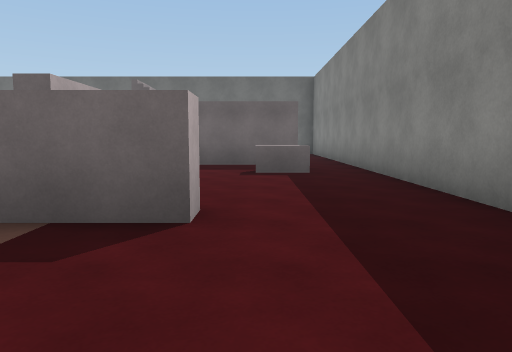
view 1 (above)

19 first-person views from a walk through a Unity game level. The camera is 1.3 m above the floor, tilts 6° down and sees 70° across. The floor is counted in squares, 2 m on a side. Each view is taken from the middle of a square. On the plan, view 1 faces up. The plan holds only what a view shows up to about 11 squares ahead; the rest is blank. The player is left out. Some surface patterns are stand-ins.

view 2
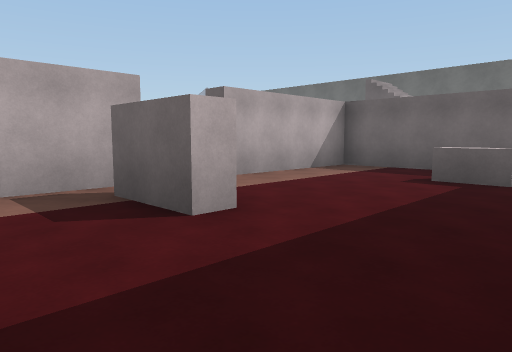

view 3
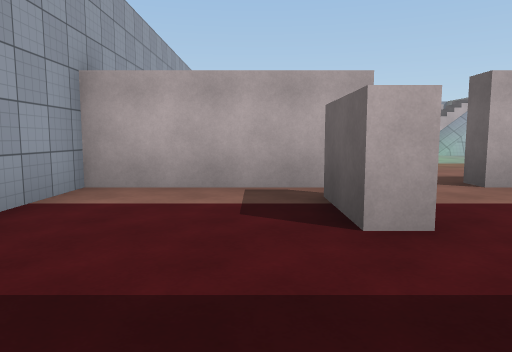

view 4
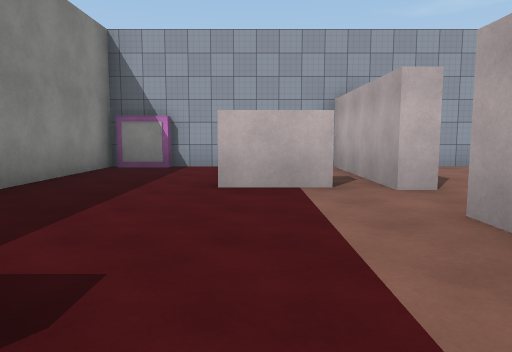

view 5
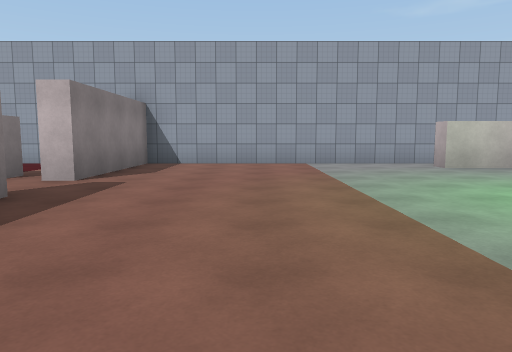

view 6
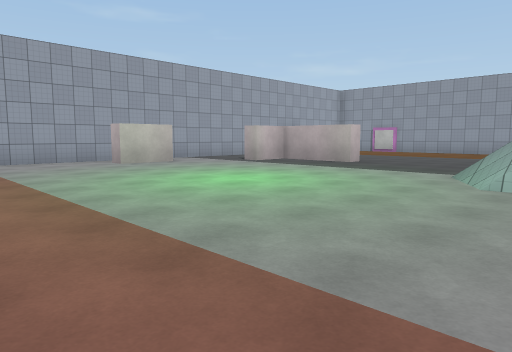

view 7
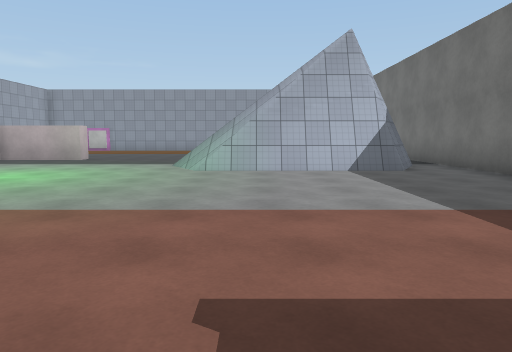

view 8
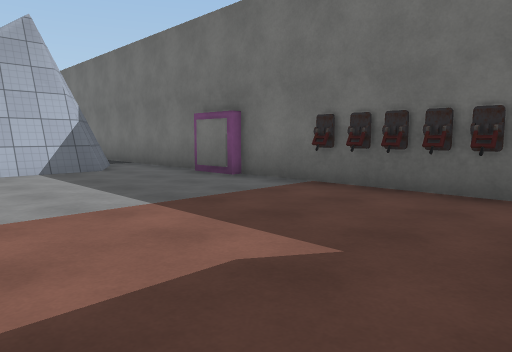

view 9
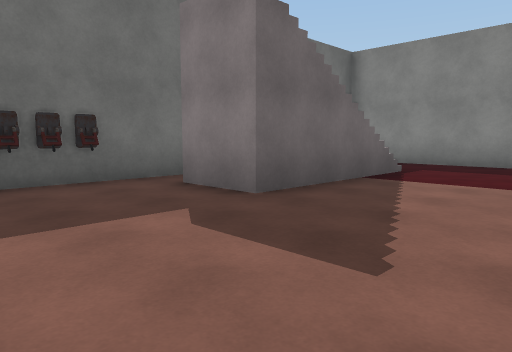

view 10
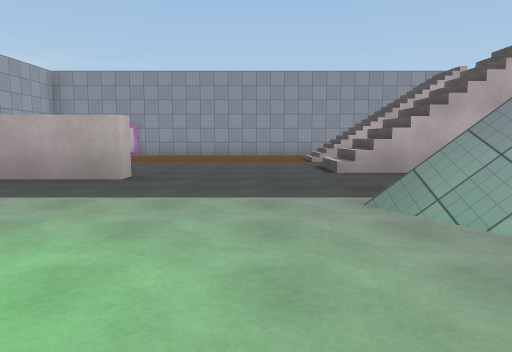

view 11
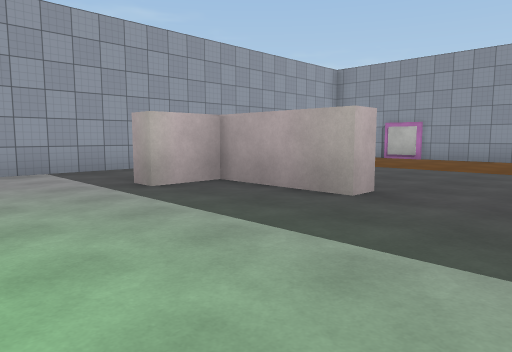

view 12
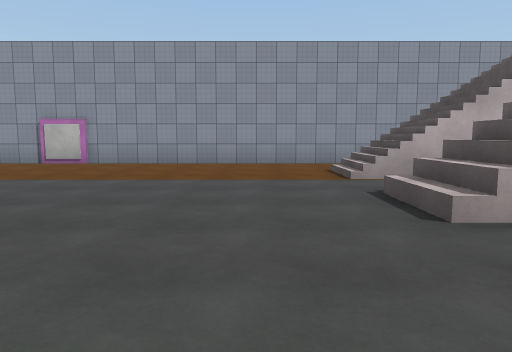

view 13
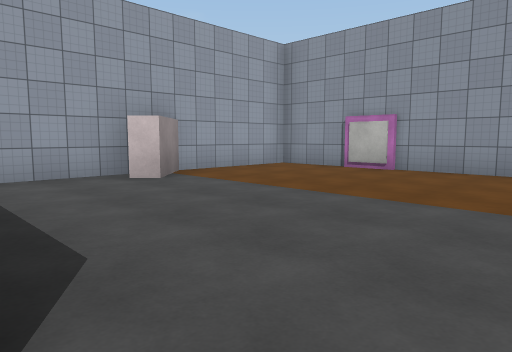

view 14
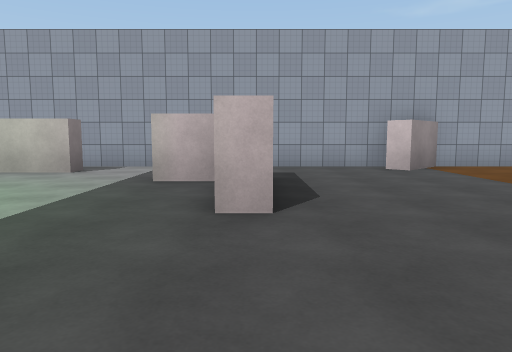

view 15
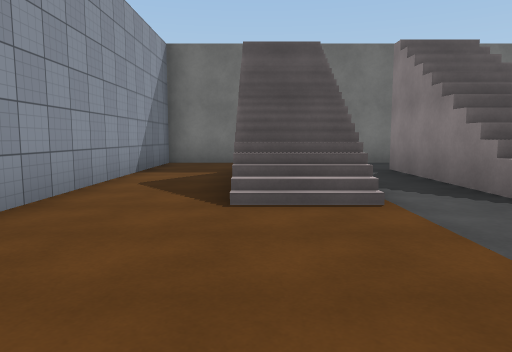

view 16
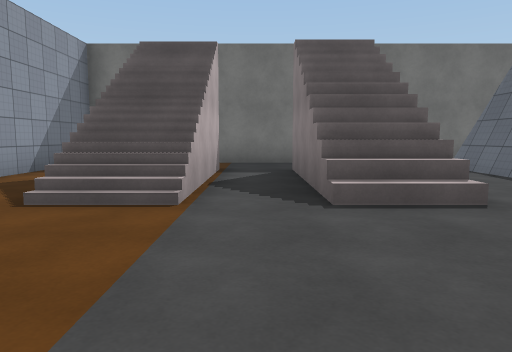

view 17
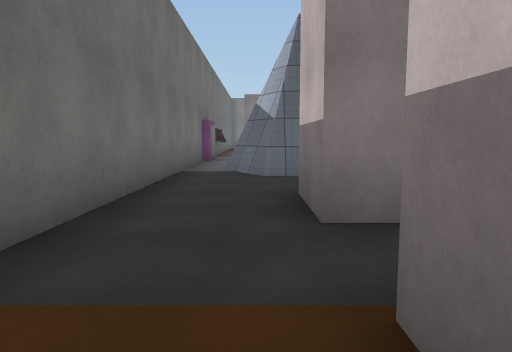

view 18
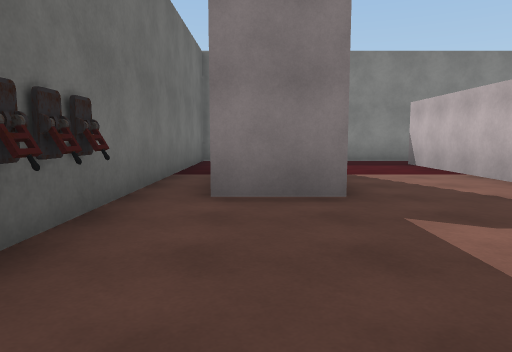

view 19
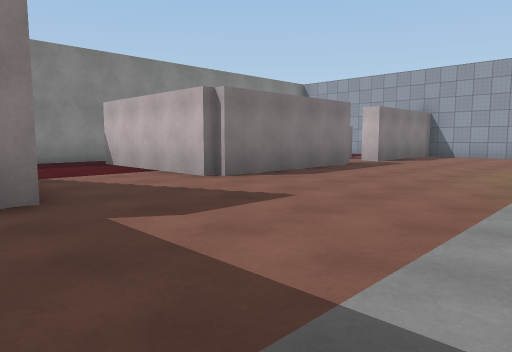

### Floor plan
Key: @ floor where view 1 was taken; # wall or solid block; . main floor; : floor 5 m higher than the main floor; / step, stairs or slope; ^ raised ledge; L lever; O other object.
Columns run from 23 left of view 1 to 3 right of it. Each row starts with its distance up from view 1.
 15 ##############O############
 14 #.. ............LLL.......#
 13 #......../##/....../     .#
 12 #..//.//./##/......:////..#
 11 #..//.//./ #/.............#
 10 #..//.//./ //.............#
  9 #..//.//.////.......####..#
  8 #.........//........#.....#
  7 #...................#..^^.#
  6 #...................#.....#
  5 #...................#.....#
  4 #.......#.................#
  3 #.......#...........###...#
  2 #.......##..........#.....#
  1 #...........#.......#.....#
  0 #....#..............#..@###
 -1 #########################

Positions as (right, up) in squares from view 1, and headings:
1: (0, 0), facing up
2: (2, 1), facing up-left
3: (2, 2), facing left
4: (-1, 8), facing down
5: (-6, 9), facing down
6: (-6, 10), facing down-left
7: (-4, 10), facing left
8: (-4, 10), facing up-left
9: (-7, 9), facing up-right
10: (-9, 7), facing left
11: (-11, 7), facing down-left
12: (-13, 7), facing left
13: (-15, 6), facing down-left
14: (-15, 8), facing down
15: (-20, 5), facing up
16: (-18, 5), facing up
17: (-20, 13), facing right
18: (-8, 13), facing right
19: (-8, 13), facing down-right
